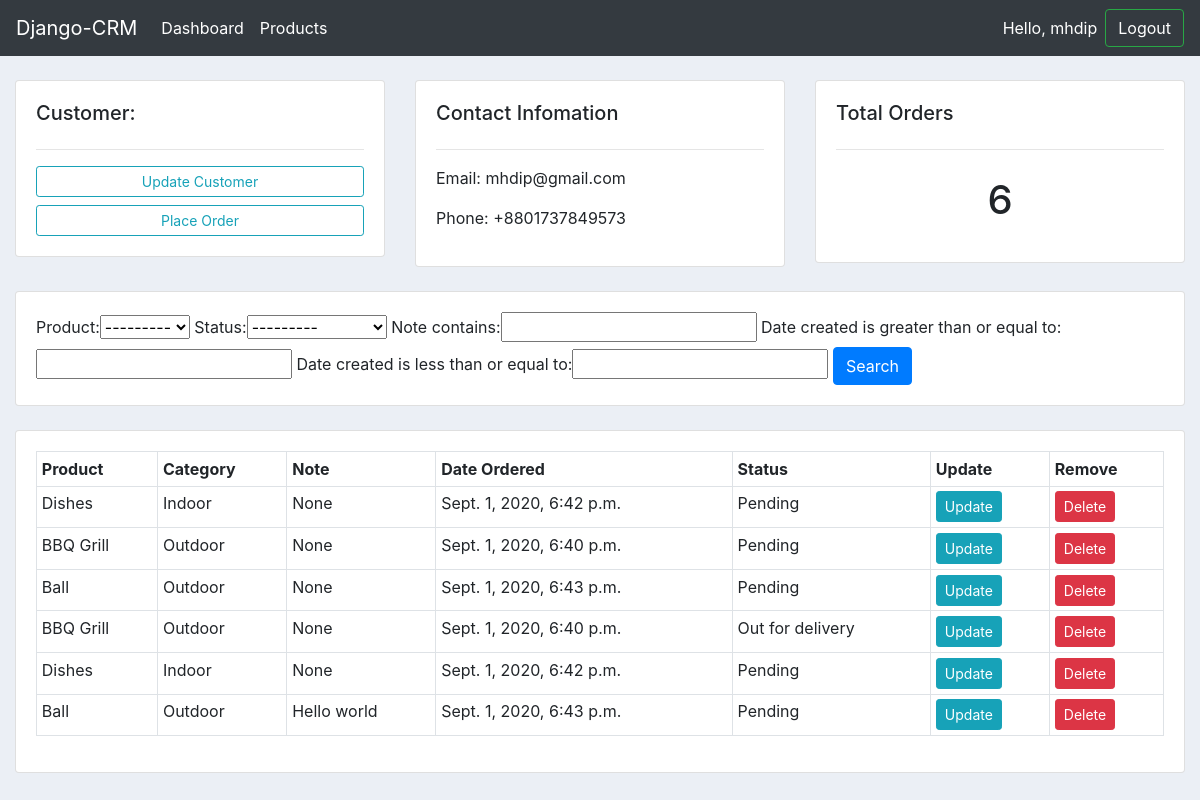
The app's page /customer/1/ (signed in) with its own data.
### accounts/models.py (models this page shows, shortened)
class Customer(models.Model):
    user = models.OneToOneField(User, null=True, on_delete=models.CASCADE)
    name = models.CharField(max_length=200, null=True)
    email = models.CharField(max_length=200, null=True)
    phone = models.CharField(max_length=200, null=True)
    profile_pic = models.ImageField(null=True, blank=True, default='default-user.png')
    date_created = models.DateTimeField(auto_now_add=True, null=True)

class Order(models.Model):
    STATUS = (
        ('Pending', 'Pending'),
        ('Out for delivery', 'Out for delivery'),
        ('Delivered', 'Delivered')
    )
    customer = models.ForeignKey(Customer, null=True, on_delete=models.SET_NULL)
    product = models.ForeignKey(Product, null=True, on_delete=models.SET_NULL)
    status = models.CharField(max_length=200, null=True, choices=STATUS)
    note = models.CharField(max_length=1000, null=True)
    date_created = models.DateTimeField(auto_now_add=True, null=True)

class Product(models.Model):
    CATEGORY = (
        ('Indoor', 'Indoor'),
        ('Outdoor', 'Outdoor')
    )
    name = models.CharField(max_length=200, null=True)
    price = models.FloatField(null=True)
    category = models.CharField(max_length=200, null=True, choices=CATEGORY)
    tags = models.ManyToManyField(Tag)
    description = models.CharField(max_length=200, null=True, blank=True)
    date_created = models.DateTimeField(auto_now_add=True, null=True)
    def __str__(self):
        return self.name

### accounts/views.py (the view)
# urls.py: path('customer/<str:id>/', views.customer, name='customer'),
@login_required(login_url='login')
@allowed_users(allowed_roles=['admin'])
def customer(request, id):
    customer = Customer.objects.get(id=id)
    orders = customer.order_set.all()
    order_count = orders.count()
    myFilter = OrderFilter(request.GET, queryset=orders)
    orders = myFilter.qs
    context = {
        'customer': customer,
        'orders': orders,
        'order_count': order_count,
        'myFilter': myFilter
    }
    return render(request, 'accounts/customer.html', context)

### accounts/templates/accounts/customer.html
{% extends 'accounts/main.html' %}
{% block content %}
<br>
<div class="row">
    <div class="col-md">
        <div class="card card-body">
            <h5>Customer:</h5>
            <hr>
            <a href="" class="btn btn-outline-info btn-sm btn-block">Update Customer</a>
            <a href="{% url 'create_order' customer.id %}" class="btn btn-outline-info btn-sm btn-block">Place Order</a>
        </div>
    </div>
    <div class="col-md">
        <div class="card card-body">
            <h5>Contact Infomation</h5>
            <hr>
            <p>Email: {{ customer.email }}</p>
            <p>Phone: {{ customer.phone }}</p>
        </div>
    </div>
    <div class="col-md">
        <div class="card card-body">
            <h5>Total Orders</h5>
            <hr>
            <h1 style='text-align: center; padding: 10px'>{{order_count}}</h1>
        </div>
    </div>
</div>
<br>
<div class="row">
    <div class="col">
        <div class="card card-body">
            <form action="" method="get">
                {{ myFilter.form }}
                <button class="btn btn-primary" type="submit">Search</button>
            </form>
        </div>
    </div>
</div>
<br>
<div class="row">
    <div class="col-md ">
        <div class="card card-body">
            <table class="table table-sm table-bordered">
                <tr>
                    <th>Product</th>
                    <th>Category</th>
                    <th>Note</th>
                    <th>Date Ordered</th>
                    <th>Status</th>
                    <th>Update</th>
                    <th>Remove</th>
                </tr>
                {% for order in orders %}
                <tr>
                    <td> {{ order.product.name }} </td>
                    <td> {{ order.product.category }} </td>
                    <td> {{ order.note }} </td>
                    <td> {{ order.product.date_created }} </td>
                    <td> {{ order.status }} </td>
                    <td><a class='btn btn-sm btn-info' href="{% url 'update_order' order.id %}">Update</a></td>
                    <td><a class='btn btn-sm btn-danger' href="{% url 'delete_order' order.id %}">Delete</a></td>
                </tr>
                {% endfor %}
            </table>
        </div>
    </div>
</div>
{% endblock content %}

### accounts/templates/accounts/navbar.html (shortened to what this page needs)
<nav class="navbar navbar-expand-lg navbar-dark bg-dark">
  <a class="navbar-brand" href="#">Django-CRM</a>
  <div class="collapse navbar-collapse" id="navbarNav">
    <ul class="navbar-nav">
      {% if request.user.is_staff %}
      <li class="nav-item active">
        <a class="nav-link" href="{% url "dashboard" %}">Dashboard</a>
      </li>
      <li class="nav-item active">
        <a class="nav-link" href="{% url "products" %}">Products</a>
      </li>
      {% else %}
      <li class="nav-item active">
        <a class="nav-link" href="{% url "account" %}">Settings</a>
      </li>
      {% endif %}
    </ul>
  </div>
  <span class="text-white mr-2">Hello, {{request.user}}</span>
  <span ><a class="btn btn-outline-success text-white" href="{% url 'logout' %}"> Logout</a></span>
</nav>

### static/css/main.css (style rules this page uses)
body { background-color: #ebeff5; }

### records on screen
Customer: email "mhdip@gmail.com", phone "+8801737849573"
Order: product.name "Dishes", product.category "Indoor", note "None", product.date_created "Sept. 1, 2020, 6:42 p.m.", status "Pending"
Order: product.name "BBQ Grill", product.category "Outdoor", note "None", product.date_created "Sept. 1, 2020, 6:40 p.m.", status "Pending"
Order: product.name "Ball", product.category "Outdoor", note "None", product.date_created "Sept. 1, 2020, 6:43 p.m.", status "Pending"
Order: product.name "BBQ Grill", product.category "Outdoor", note "None", product.date_created "Sept. 1, 2020, 6:40 p.m.", status "Out for delivery"
Order: product.name "Dishes", product.category "Indoor", note "None", product.date_created "Sept. 1, 2020, 6:42 p.m.", status "Pending"
Order: product.name "Ball", product.category "Outdoor", note "Hello world", product.date_created "Sept. 1, 2020, 6:43 p.m.", status "Pending"

### other values on screen
{{ request.user }} "mhdip"
{{ order_count }} "6"
